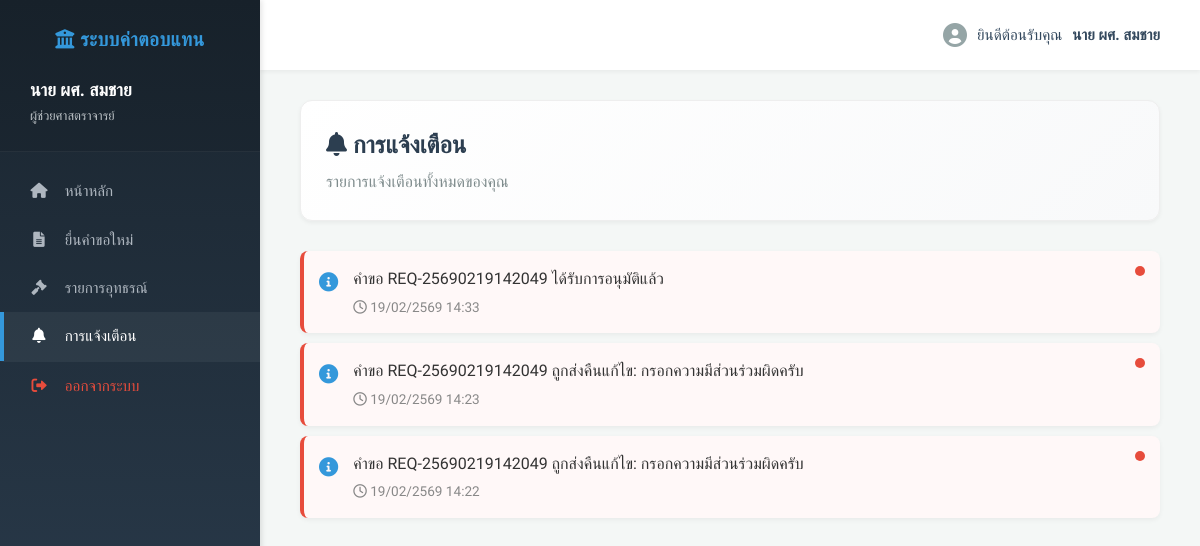
Before: /notifications (signed in) with the older database file.
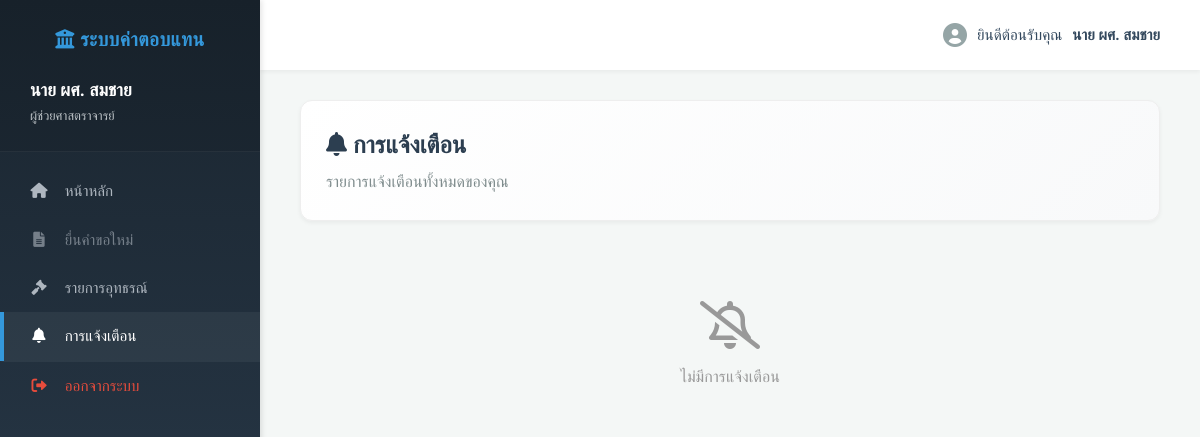
After: the same page with the newer database file.
### tables this page shows
CREATE TABLE RequestRecord (
            id TEXT PRIMARY KEY,
            applicant_username TEXT NOT NULL,
            applicant_name TEXT,
            fiscal_year TEXT,
            status TEXT,
            date_submitted TEXT,
            total_score REAL DEFAULT 0.0,
            approved_amount REAL DEFAULT 0.0,
            comments_json TEXT,
            timeline_status TEXT,
            batch_id TEXT,
            applicant_info_json TEXT,
            works_json TEXT,
            admin_viewer TEXT,
            research_viewer TEXT,
            committee_approver TEXT,
            final_approver TEXT,
            decision_reason TEXT,
            history_json TEXT
        );

### routes/main.py (the view)
@main_bp.route('/notifications') # ผู้รับผิดชอบ: นายฤทธิชัย โสนะกาล (แจ้งเตือน)
def notifications_page():
    if 'username' not in session: return redirect(url_for('auth.login'))
    notifs_rows = query_db('''
        SELECT * FROM Notification
        WHERE recipient_username = ? OR (recipient_role = ?)
        ORDER BY timestamp DESC
    ''', (session['username'], session['role']))
    user_notifs = [dict(n) for n in notifs_rows]
    return render_template('notifications.html', name=session['name'], role=session['role'], position=session.get('position',''), notifications=user_notifs)

### database.py (called while the page is built)
def get_db_connection():
    os.makedirs(os.path.dirname(DATABASE_PATH), exist_ok=True)
    conn = sqlite3.connect(DATABASE_PATH)
    conn.row_factory = sqlite3.Row
    return conn

def query_db(query, args=(), one=False):
    conn = get_db_connection()
    cur = conn.execute(query, args)
    rv = cur.fetchall()
    conn.close()
    return (rv[0] if rv else None) if one else rv

### utils/helpers.py (called while the page is built, shortened)
def get_current_fiscal_year():
    today = datetime.now()
    if today.month >= 10:
        return today.year + 543 + 1
    return today.year + 543

def is_within_timeline():
    current_fy = get_current_fiscal_year()
    config = query_db('SELECT * FROM TimelineConfig WHERE fiscal_year = ?', (str(current_fy),), one=True)
    if not config:
        config = query_db('SELECT * FROM TimelineConfig ORDER BY fiscal_year DESC LIMIT 1', one=True)
    if not config:
        return True # Default open if absolutely no config exists

### templates/notifications.html (shortened to what this page needs)
<!DOCTYPE html>
<html lang="th">
<head>
    <link rel="stylesheet" href="{{ url_for('static', filename='style.css') }}">
    <link rel="stylesheet" href="https://cdnjs.cloudflare.com/ajax/libs/font-awesome/6.0.0/css/all.min.css">
</head>
<body>
    <div class="dashboard-wrapper">
        {% include 'sidebar.html' %}
        <main class="main-content">
            <header class="top-bar">
                <div class="user-profile">
                    <i class="fas fa-user-circle"></i> ยินดีต้อนรับคุณ <strong>{{ name }}</strong>
                </div>
            </header>
            <section class="content-area">
                <div class="welcome-banner" style="margin-bottom: 30px;">
                    <h2><i class="fas fa-bell"></i> การแจ้งเตือน</h2>
                    <p>รายการแจ้งเตือนทั้งหมดของคุณ</p>
                </div>
                <div class="notifications-list">
                    {% if notifications %}
                    {% for n in notifications %}
                    <div class="notif-item {{ 'unread' if not n.is_read else '' }}"
                        onclick="markReadAndRedirect('{{ n.id }}', '{{ n.req_id }}')">
                        <div class="notif-icon">
                            <i class="fas fa-info-circle"></i>
                        </div>
                        <div class="notif-content">
                            <div style="font-weight: 500; color: #333; margin-bottom: 4px; padding-right: 20px;">{{
                                n.message }}
                            </div>
                            <div class="notif-time"><i class="far fa-clock"></i> {{ n.timestamp }}</div>
                        </div>
                        {% if not n.is_read %}
                        <div
                            style="position: absolute; top: 15px; right: 15px; width: 10px; height: 10px; background: #e74c3c; border-radius: 50%;">
                        </div>
                        {% endif %}
                    </div>
                    {% endfor %}
                    {% else %}
                    <div class="empty-state">
                        <i class="far fa-bell-slash" style="font-size: 3rem; margin-bottom: 15px;"></i>
                        <p>ไม่มีการแจ้งเตือน</p>
                    </div>
                    {% endif %}
                </div>
            </section>
        </main>
    </div>
</body>
</html>

### templates/sidebar.html (shortened to what this page needs)
<aside class="sidebar">
  <div class="sidebar-header">
    <h3><i class="fas fa-university"></i> ระบบค่าตอบแทน</h3>
    <div style="margin-top: 20px; text-align: left; padding-left: 10px">
      <div
        style="
          font-weight: bold;
          font-size: 1.1rem;
          color: white;
          margin-bottom: 2px;
        "
      >
        {{ name }}
      </div>
      <div style="font-size: 0.8rem; color: #bdc3c7; font-weight: 300">
        {% if position %} {{ position }} {% endif %}
      </div>
    </div>
  </div>
  <nav class="sidebar-nav">
    <a
      href="{{ url_for('main.dashboard') }}"
      class="{% if request.endpoint == 'main.dashboard' %}active{% endif %}"
    >
      <i class="fas fa-home"></i> หน้าหลัก
    </a>
    {% if role == 'applicant' %}
    <a
      href="{{ url_for('requests.new_request') if can_submit and not has_submitted_this_year else 'javascript:void(0)' }}"
      class="{% if request.endpoint == 'requests.new_request' %}active{% endif %}"
      {%
      if
      not
      can_submit
      %}
      onclick="showTimelineAlert(event)"
      style="opacity: 0.6"
      title="ระบบปิดการรับคำขอ"
      {%
      elif
      has_submitted_this_year
      %}
      onclick="showAlreadySubmittedAlert(event)"
      style="opacity: 0.6"
      title="คุณได้ยื่นคำขอไปแล้วในปีนี้"
      {%
      endif
      %}
    >
      <i class="fas fa-file-alt"></i> ยื่นคำขอใหม่
    </a>
    <a
      href="{{ url_for('main.appeals_page') }}"
      class="{% if request.endpoint == 'main.appeals_page' %}active{% endif %}"
    >
      <i class="fas fa-gavel"></i> รายการอุทธรณ์
    </a>
    {% endif %}
    <a
      href="{{ url_for('main.notifications_page') }}"
      class="{% if request.endpoint == 'main.notifications_page' %}active{% endif %}"
      style="display: flex; align-items: center; justify-content: space-between"
    >
      <span><i class="fas fa-bell"></i> การแจ้งเตือน</span>
    </a>
    <div class="sidebar-footer">
      <a href="{{ url_for('auth.logout') }}" class="logout-btn"
        ><i class="fas fa-sign-out-alt"></i> ออกจากระบบ</a
      >
    </div>
  </nav>
</aside>

Changed rows visible on the page:
no longer on this page (row unchanged): notification: message "คำขอ REQ-25690219142049 ได้รับการอนุมัติแล้ว", timestamp "19/02/2569 14:33", is_read False (drawn)
no longer on this page (row unchanged): notification: message "คำขอ REQ-25690219142049 ถูกส่งคืนแก้ไข: กรอกความมีส่วนร่วมผิดครับ", timestamp "19/02/2569 14:23", is_read False (drawn)
no longer on this page (row unchanged): notification: message "คำขอ REQ-25690219142049 ถูกส่งคืนแก้ไข: กรอกความมีส่วนร่วมผิดครับ", timestamp "19/02/2569 14:22", is_read False (drawn)
added RequestRecord: applicant_name "นาย ผศ. สมชาย"
Other visible differences:
{{ name }}: "นาย ผศ. สมชาย" → (not shown)
text now shown: "ไม่มีการแจ้งเตือน"
